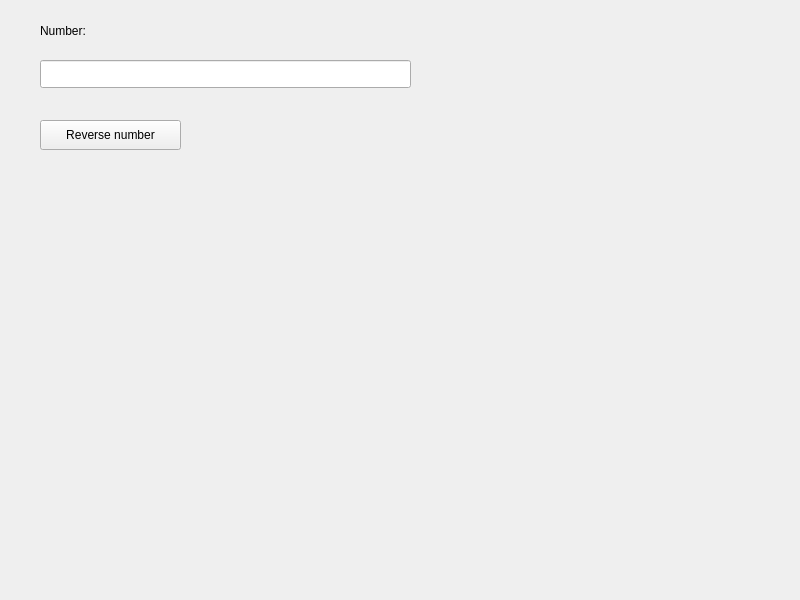
<?xml version="1.0" encoding="UTF-8"?>
<ui version="4.0">
 <class>Widget</class>
 <widget class="QWidget" name="Widget">
  <property name="geometry">
   <rect>
    <x>0</x>
    <y>0</y>
    <width>800</width>
    <height>600</height>
   </rect>
  </property>
  <property name="windowTitle">
   <string>Widget</string>
  </property>
  <widget class="QPushButton" name="pushButton">
   <property name="geometry">
    <rect>
     <x>40</x>
     <y>120</y>
     <width>141</width>
     <height>30</height>
    </rect>
   </property>
   <property name="text">
    <string>Reverse number</string>
   </property>
  </widget>
  <widget class="QLineEdit" name="lineEdit">
   <property name="geometry">
    <rect>
     <x>40</x>
     <y>60</y>
     <width>371</width>
     <height>28</height>
    </rect>
   </property>
  </widget>
  <widget class="QLabel" name="label">
   <property name="geometry">
    <rect>
     <x>40</x>
     <y>20</y>
     <width>79</width>
     <height>21</height>
    </rect>
   </property>
   <property name="text">
    <string>Number:</string>
   </property>
  </widget>
 </widget>
 <resources/>
 <connections/>
</ui>
